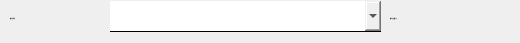
     <widget class="QWidget" name="page_pump_model">
      <widget class="QComboBox" name="comboBox_21">
       <property name="geometry">
        <rect>
         <x>110</x>
         <y>1</y>
         <width>271</width>
         <height>31</height>
        </rect>
       </property>
       <property name="font">
        <font>
         <family>黑体</family>
         <pointsize>-1</pointsize>
        </font>
       </property>
       <property name="styleSheet">
        <string notr="true">border:none;
border-bottom:1px solid black;</string>
       </property>
      </widget>
      <widget class="QLabel" name="label_108">
       <property name="geometry">
        <rect>
         <x>10</x>
         <y>3</y>
         <width>91</width>
         <height>31</height>
        </rect>
       </property>
       <property name="font">
        <font>
         <family>黑体</family>
         <pointsize>-1</pointsize>
        </font>
       </property>
       <property name="text">
        <string>抽风头型号:</string>
       </property>
      </widget>
      <widget class="QLabel" name="label_109">
       <property name="geometry">
        <rect>
         <x>390</x>
         <y>3</y>
         <width>121</width>
         <height>31</height>
        </rect>
       </property>
       <property name="font">
        <font>
         <family>黑体</family>
         <pointsize>-1</pointsize>
        </font>
       </property>
       <property name="text">
        <string>抽风头末端尺寸:</string>
       </property>
      </widget>
     </widget>
